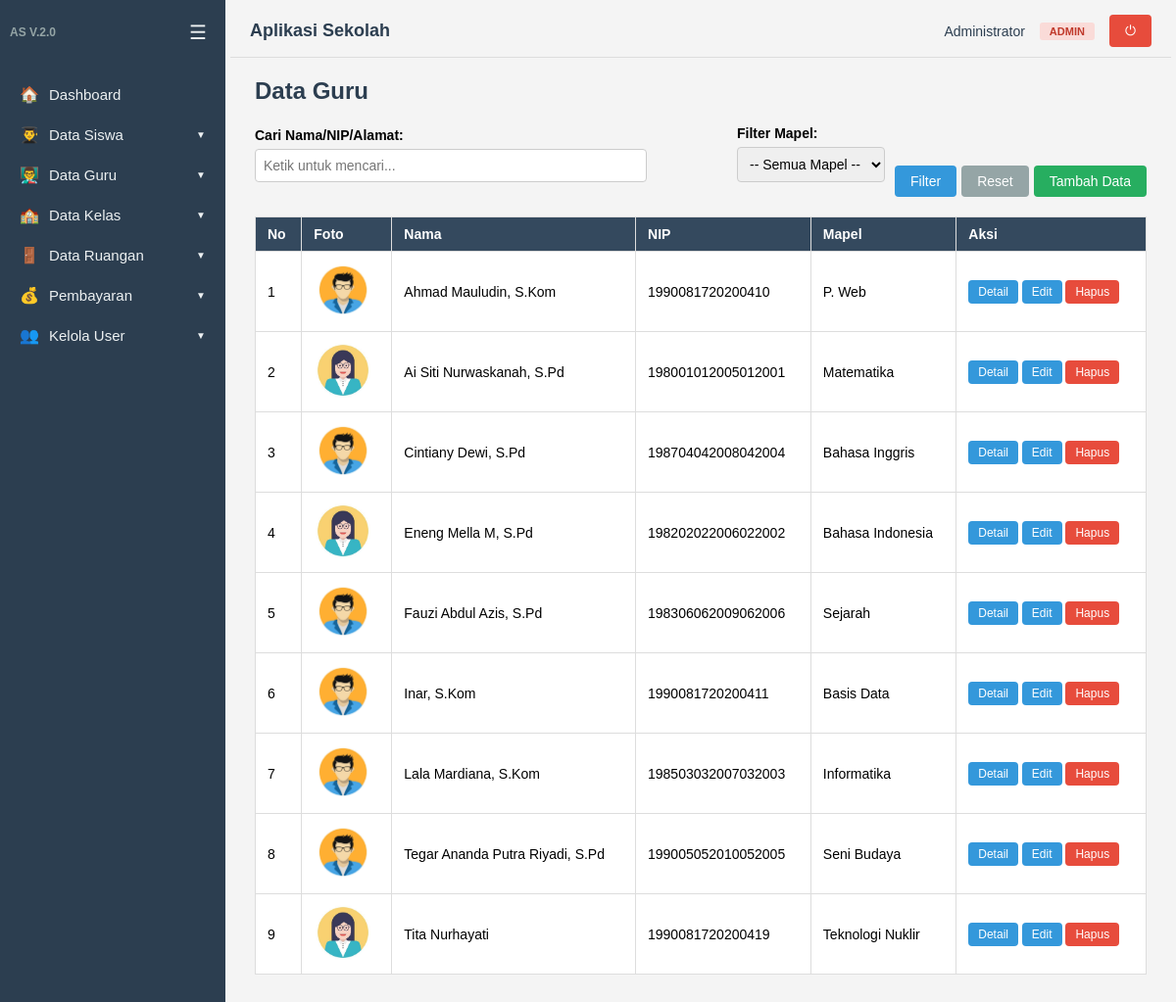
/guru/tampil.php (signed in), run on the app's committed database.
### tables this page shows
CREATE TABLE `dataguru` (
  `id` int(5) NOT NULL,
  `nama` varchar(50) NOT NULL,
  `nip` varchar(20) NOT NULL,
  `mapel` varchar(50) NOT NULL,
  `alamat` varchar(100) DEFAULT NULL,
  `foto` varchar(100) DEFAULT NULL
);

### auth.php (called while the page is built, shortened)
<?php
if (!function_exists('isLoggedIn')) {
    function isLoggedIn()
    {
        return isset($_SESSION['user_id']);
    }
}
if (!function_exists('hasRole')) {
    function hasRole($roles)
    {
        $userRole = $_SESSION['role'];
        if (is_array($roles)) {
            return in_array($userRole, $roles);
        }
        return $userRole === $roles;
    }
}

### guru/tampil.php (the view, shortened to what this page needs)
<?php
include dirname(__DIR__) . '/auth.php';
$perPage = 10;
$page = isset($_GET['page']) ? max(1, (int)$_GET['page']) : 1;
$search = isset($_GET['search']) ? mysqli_real_escape_string($koneksi, $_GET['search']) : '';
$where = "WHERE 1=1";
$offset = ($page - 1) * $perPage;
$query = "SELECT * FROM dataguru $where ORDER BY nama LIMIT $perPage OFFSET $offset";
$data = mysqli_query($koneksi, $query);
include dirname(__DIR__) . '/layout/header.php';
?>
<h2>Data Guru</h2>
<form method="GET" style="margin-bottom: 20px; display: flex; gap: 10px; flex-wrap: wrap; align-items: end;">
    <div style="flex: 1; min-width: 200px;">
        <label>Cari Nama/NIP/Alamat:</label><br>
        <input type="text" name="search" value="<?= htmlspecialchars($search) ?>" placeholder="Ketik untuk mencari...">
    </div>
    <div style="min-width: 150px;">
        <label>Filter Mapel:</label><br>
        <select name="mapel">
            <option value="">-- Semua Mapel --</option>
        </select>
    </div>
    <?php if (hasRole('admin')): ?>
    <div style="display: flex; flex-direction: column;">
        <div style="display: flex; gap: 5px;">
            <button class="btn" type="submit">Filter</button>
            <a class="btn" href="tampil.php" style="background:#95a5a6;">Reset</a>
            <a class="btn btn-success" href="index.php">Tambah Data</a>
        </div>
    </div>
    <?php endif; ?>
</form>
<table>
    <tr>
        <th>No</th>
        <th>Foto</th>
        <th>Nama</th>
        <th>NIP</th>
        <th>Mapel</th>
        <th>Aksi</th>
    </tr>
    <?php
    $no = $offset + 1;
    if (mysqli_num_rows($data) === 0) : ?>
        <tr>
            <td colspan="6" style="text-align:center; padding:20px;">Tidak ada data</td>
        </tr>
    <?php else: ?>
        <?php while ($row = mysqli_fetch_assoc($data)) : ?>
            <tr>
                <td><?= $no++; ?></td>
                <td>
                    <img src="<?= BASE_URL; ?>/uploads/foto_guru/<?= $row['foto'] ?>" width="60" style="border-radius:4px;">
                </td>
                <td><?= htmlspecialchars($row['nama']) ?></td>
                <td><?= htmlspecialchars($row['nip']) ?></td>
                <td><?= htmlspecialchars($row['mapel']) ?></td>
                <td>
                    <a class="btn" href="detail.php?id=<?= $row['id'] ?>" style="padding:5px 10px; font-size:12px;">Detail</a>
                    <?php if (hasRole('admin')): ?>
                    <a class="btn" href="edit.php?id=<?= $row['id'] ?>" style="padding:5px 10px; font-size:12px;">Edit</a>
                    <a class="btn btn-danger" href="hapus.php?id=<?= $row['id'] ?>" onclick="return confirm('Yakin ingin menghapus?')" style="padding:5px 10px; font-size:12px;">Hapus</a>
                    <?php endif; ?>
                </td>
            </tr>
        <?php endwhile; ?>
    <?php endif; ?>
</table>
<?php include dirname(__DIR__) . '/layout/footer.php'; ?>

### layout/header.php (style rules this page uses)
* { box-sizing: border-box; margin: 0; padding: 0; }
body { font-family: Arial, Helvetica, sans-serif; background: #f4f4f4; display: flex; min-height: 100vh; }
h2 { margin-bottom: 20px; color: #2c3e50; }
table { border-collapse: collapse; width: 100%; background: #fff; margin-bottom: 15px; }
table th, table td { border: 1px solid #ddd; padding: 9px 12px; text-align: left; font-size: 14px; }
table th { background: #34495e; color: #fff; }
label { font-weight: bold; font-size: 14px; }
input[type=text], input[type=date], input[type=number], input[type=file], select { padding: 8px; width: 100%; max-width: 400px; margin: 5px 0 15px; border: 1px solid #ccc; border-radius: 4px; font-size: 14px; }
.btn { display: inline-block; background: #3498db; color: #fff; border: 0; padding: 8px 16px; border-radius: 4px; cursor: pointer; text-decoration: none; font-size: 14px; }
.btn-danger { background: #e74c3c; }
.btn-success { background: #27ae60; }

### data on the page
dataguru: foto (picture), nama "Ahmad Mauludin, S.Kom", nip "1990081720200410", mapel "P. Web"
dataguru: foto (picture), nama "Ai Siti Nurwaskanah, S.Pd", nip "198001012005012001", mapel "Matematika"
dataguru: foto (picture), nama "Cintiany Dewi, S.Pd", nip "198704042008042004", mapel "Bahasa Inggris"
dataguru: foto (picture), nama "Eneng Mella M, S.Pd", nip "198202022006022002", mapel "Bahasa Indonesia"
dataguru: foto (picture), nama "Fauzi Abdul Azis, S.Pd", nip "198306062009062006", mapel "Sejarah"
dataguru: foto (picture), nama "Inar, S.Kom", nip "1990081720200411", mapel "Basis Data"
dataguru: foto (picture), nama "Lala Mardiana, S.Kom", nip "198503032007032003", mapel "Informatika"
dataguru: foto (picture), nama "Tegar Ananda Putra Riyadi, S.Pd", nip "199005052010052005", mapel "Seni Budaya"
dataguru: foto (picture), nama "Tita Nurhayati", nip "1990081720200419", mapel "Teknologi Nuklir"

### other printed values
$item['icon'] "🏠"
$item['label'] "Dashboard"
$item['icon'] "👨‍🎓"
$item['label'] "Data Siswa"
$item['icon'] "👨‍🏫"
$item['label'] "Data Guru"
$item['icon'] "🏫"
$item['label'] "Data Kelas"
$item['icon'] "🚪"
$item['label'] "Data Ruangan"
$item['icon'] "💰"
$item['label'] "Pembayaran"
$item['icon'] "👥"
$item['label'] "Kelola User"
$user['nama_lengkap'] "Administrator"
